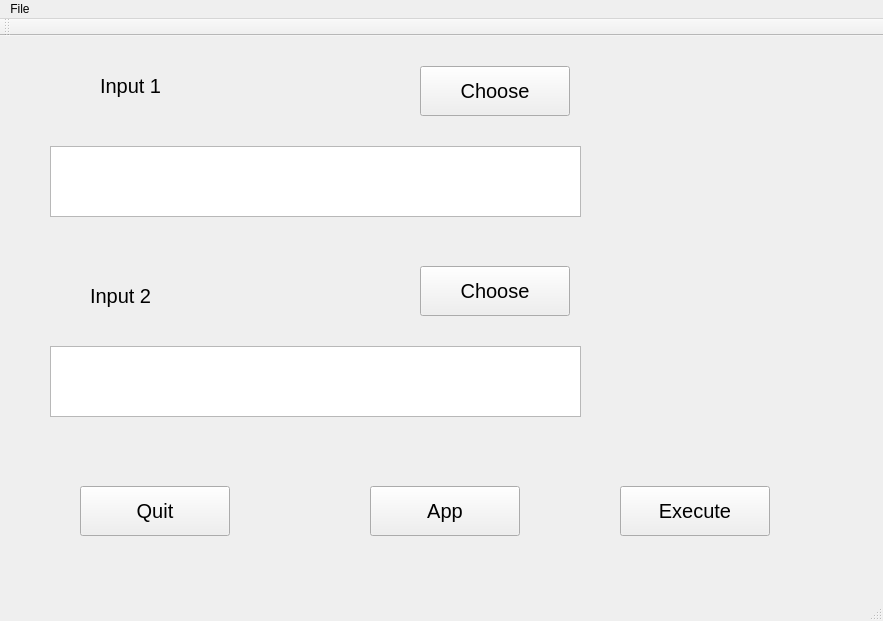
<?xml version="1.0" encoding="UTF-8"?>
<ui version="4.0">
 <class>converter</class>
 <widget class="QMainWindow" name="converter">
  <property name="geometry">
   <rect>
    <x>0</x>
    <y>0</y>
    <width>883</width>
    <height>621</height>
   </rect>
  </property>
  <property name="windowTitle">
   <string>converter</string>
  </property>
  <widget class="QWidget" name="centralWidget">
   <widget class="QPushButton" name="BT_Choose_1">
    <property name="geometry">
     <rect>
      <x>420</x>
      <y>30</y>
      <width>150</width>
      <height>50</height>
     </rect>
    </property>
    <property name="font">
     <font>
      <pointsize>15</pointsize>
     </font>
    </property>
    <property name="text">
     <string>Choose</string>
    </property>
   </widget>
   <widget class="QPushButton" name="BT_Choose_2">
    <property name="geometry">
     <rect>
      <x>420</x>
      <y>230</y>
      <width>150</width>
      <height>50</height>
     </rect>
    </property>
    <property name="font">
     <font>
      <pointsize>15</pointsize>
     </font>
    </property>
    <property name="text">
     <string>Choose</string>
    </property>
   </widget>
   <widget class="QPushButton" name="BT_Quit">
    <property name="geometry">
     <rect>
      <x>80</x>
      <y>450</y>
      <width>150</width>
      <height>50</height>
     </rect>
    </property>
    <property name="font">
     <font>
      <pointsize>15</pointsize>
     </font>
    </property>
    <property name="text">
     <string>Quit</string>
    </property>
   </widget>
   <widget class="QPushButton" name="BT_App">
    <property name="geometry">
     <rect>
      <x>370</x>
      <y>450</y>
      <width>150</width>
      <height>50</height>
     </rect>
    </property>
    <property name="font">
     <font>
      <pointsize>15</pointsize>
     </font>
    </property>
    <property name="text">
     <string>App</string>
    </property>
   </widget>
   <widget class="QPushButton" name="BT_Exec">
    <property name="geometry">
     <rect>
      <x>620</x>
      <y>450</y>
      <width>150</width>
      <height>50</height>
     </rect>
    </property>
    <property name="font">
     <font>
      <pointsize>15</pointsize>
     </font>
    </property>
    <property name="text">
     <string>Execute</string>
    </property>
   </widget>
   <widget class="QLabel" name="label">
    <property name="geometry">
     <rect>
      <x>100</x>
      <y>30</y>
      <width>150</width>
      <height>40</height>
     </rect>
    </property>
    <property name="font">
     <font>
      <pointsize>15</pointsize>
     </font>
    </property>
    <property name="text">
     <string>Input 1</string>
    </property>
   </widget>
   <widget class="QLabel" name="label_2">
    <property name="geometry">
     <rect>
      <x>90</x>
      <y>240</y>
      <width>150</width>
      <height>40</height>
     </rect>
    </property>
    <property name="font">
     <font>
      <pointsize>15</pointsize>
     </font>
    </property>
    <property name="text">
     <string>Input 2</string>
    </property>
   </widget>
   <widget class="QTextEdit" name="textEdit">
    <property name="geometry">
     <rect>
      <x>50</x>
      <y>110</y>
      <width>531</width>
      <height>71</height>
     </rect>
    </property>
   </widget>
   <widget class="QTextEdit" name="textEdit_2">
    <property name="geometry">
     <rect>
      <x>50</x>
      <y>310</y>
      <width>531</width>
      <height>71</height>
     </rect>
    </property>
   </widget>
  </widget>
  <widget class="QMenuBar" name="menuBar">
   <property name="geometry">
    <rect>
     <x>0</x>
     <y>0</y>
     <width>883</width>
     <height>33</height>
    </rect>
   </property>
   <widget class="QMenu" name="menuFile">
    <property name="title">
     <string>File</string>
    </property>
    <addaction name="actionQuit"/>
   </widget>
   <addaction name="menuFile"/>
  </widget>
  <widget class="QToolBar" name="mainToolBar">
   <attribute name="toolBarArea">
    <enum>TopToolBarArea</enum>
   </attribute>
   <attribute name="toolBarBreak">
    <bool>false</bool>
   </attribute>
  </widget>
  <widget class="QStatusBar" name="statusBar"/>
  <action name="actionQuit">
   <property name="text">
    <string>&amp;Quit</string>
   </property>
  </action>
 </widget>
 <layoutdefault spacing="6" margin="11"/>
 <resources/>
 <connections/>
</ui>
